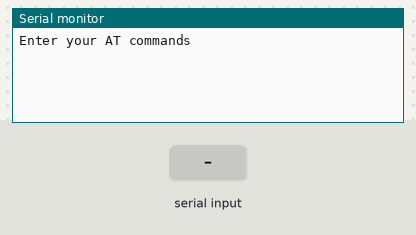
This sketch was run on a simulated Arduino Mega 2560, built with avr-gcc and run on an emulated ATmega2560. Shown: the last lines printed to the serial monitor. The inputs (shaded band) are chosen by the test bench.

Above: at 1.2 s.
1.3 s: "1" received over the second serial link
At 2.3 s:
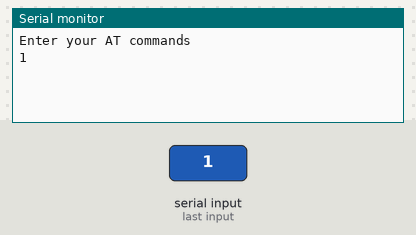
2.8 s: "0" received over the second serial link
At 3.5 s:
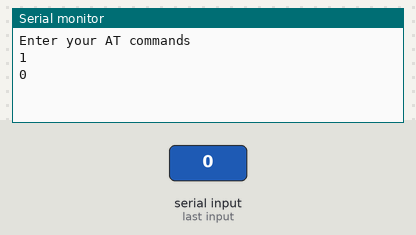

Measured:
- after the input at 1.3 s, the serial monitor: prints a new line at once (image 1)
- after the input at 2.8 s, the serial monitor: prints a new line at once (image 2)

The sketch:

HardwareUARTSetBlueTooth.ino
```cpp
/*
 Name:		HardwareUARTSetBlueTooth.ino
 Created:	10/12/2021 11:56:43 AM
 Author:	Michael

 HC-06 is only receive version and has limited AT command set.
 //https://mcuoneclipse.com/2013/06/19/using-the-hc-06-bluetooth-module/
 //http://wiki.sunfounder.cc/images/7/7b/HC-06_AT_Commands_Reference.pdf
 Command			Response			Notes
 AT					OK
 AT+NAME			OKsetName
 AT+NAMENewName		OKsetName			No space between command and name
 AT+VERSION			hc01.comV2.0
 AT+PIN1234			OKsetPIN			Sets the module PIN to 1234
 AT+BAUD#			OK{newBaud}			# is 1-1200, 2-2400, 3-4800, 4-9600, 5-19200, 6-38400, 7-57600,
										  8-115200, 9-230400 A-460800, B-921600, C-1382400

HC-05 has full AT set which can be found online
HC-05 boards MUST have CR/LF added on serial monitor output


For oddball ZS non key pin HC-06 board
	Default on first start is 9600 baud. On power up it blinks continously indicating it
	is in AT command mode. Once you connect to it via an App it automaticaly puts the red
	light on continuous and sets itself to DATA mode.

	Once you set the BAUD it is the save for AT command mode AND DATA mode. You MUST remember
	this number to send AT commands or Data
boards

For HC-06 key pin boards.
    Just pull the Key pin HIGH before powering the HC-06 board. 9600 BAUD for commands

*/


#ifdef HC06_WITH_KEY_PIN
	// Using Digital Pin 9 here. Change as wanted
	#define KEY_PIN_PULLUP 9
#endif // HC06_WITH_KEY_PIN

#ifdef __AVR__
	#include <SoftwareSerial.h>
	SoftwareSerial softSerial(5, 4); //RX,TX
	#define BLUETOOTH_SERIAL_PORT softSerial

	// HC-06 boards with KEY Pins have a set 9600 baud when in AT command mode
	//
	// For HC-05 shield for UNO requires 38400 to BT in AT mode. Some boards have physical switch
	#define BT_HC06_SERIAL_BAUD 38400
	#define	SW_SERIAL_BAUD 38400
#else
	// For boards like DUE with hardware serial. Using 3 here. Change as wanted
	#define BLUETOOTH_SERIAL_PORT Serial3
	// For non key pin board like ZS-040 from www.hc02.com this will be the last
	// baud set THAT YOU MUST REMEMBER.
	#define BT_HC06_SERIAL_BAUD 460800
	// For feeding commands to the board. Set as desired
	// NOTE: For the ZS HC-06 you must NOT add any delimiters (CR/LF) at end of AT commands
	// on the serial output. It assumes a wait of 30ms means full command sent
	#define	SW_SERIAL_BAUD 115200
#endif // __AVR__


// the setup function runs once when you press reset or power the board
void setup() {

#ifdef HC06_WITH_KEY_PIN
	// For HC-06 boards that have a KEY Pin, you need a pull it up
	// HIGH on a pin. Connect the pin to the 3.3v Pin BEFORE you connect
	// the 3.3v power to the HC-06 board. This will put those boards into
	// AT mode so you can send commands. These boards have a fixed 9600
	// BAUD
	pinMode(KEY_PIN_PULLUP, OUTPUT);
	digitalWrite(KEY_PIN_PULLUP, HIGH);
#endif // HC06_WITH_KEY_PIN

	BLUETOOTH_SERIAL_PORT.begin(BT_HC06_SERIAL_BAUD);
#ifdef __AVR__
	// Only have to wait on software serial port
	while (!BLUETOOTH_SERIAL_PORT) {}
#endif // !__AVR__

	Serial.begin(SW_SERIAL_BAUD);
	while (!Serial) {}

	Serial.println("\nEnter your AT commands");
}


// the loop function runs over and over again until power down or reset
void loop() {

	// Need to empty the complete command response before looking for a new
	// incomming AT command from terminal.
	// Do NOT include the CR/LN at end of command for ZS HC-06 boards. Maybe other HC-06 also
	if (BLUETOOTH_SERIAL_PORT.available()) {
		while (BLUETOOTH_SERIAL_PORT.available()) {
			Serial.write(BLUETOOTH_SERIAL_PORT.read());
			delay(3);
		}
		// Add carriage return to feedback
		Serial.println("");
	}

	if (Serial.available()) {
		while (Serial.available()) {
			BLUETOOTH_SERIAL_PORT.write(Serial.read());
			delay(3);
		}
	}

}
```
